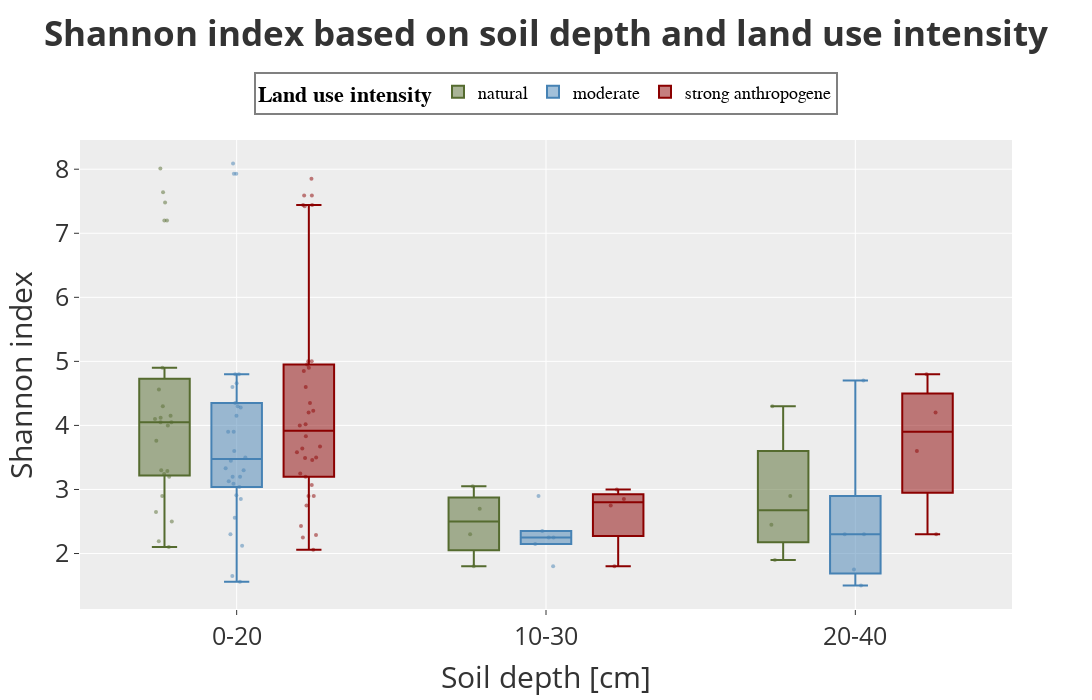

Here is the notebook cell this chart was saved with:
### Code cell
val = 'shannon_index'
valName = 'Shannon index'
out_Dir = os.path.join(BASE_DIR, f'{val}/')

fig = px.box(
    df,
    x="soilDepthClass",
    y=val,
    color="land_use_type",
    points="all",  
    color_discrete_map=landUseTypeColorDict,
)

fig.update_layout(
    margin=dict(t=140),
    boxmode="group", 
    legend=dict(
        x=0.5,
        y=1.1,
        xanchor="center",
        yanchor="middle",
        orientation="h",
        title_text=f"<b>Land use intensity</b>",
        bgcolor="white",
        bordercolor="gray",
        borderwidth=2,
        font=dict(family="Courier", size=18, color="black"),
    ),
    template='ggplot2',
    title=dict(
        text=f"<b>{valName} based on soil depth and land use intensity</b>",
        x=0.5,
        y=0.97,
        xanchor="center"
    ),
    height=700,
    width=1200,
    font=dict(size=25),
)

fig.update_xaxes(
    title_text='Soil depth [cm]',
    tickfont=dict(size=25),
    categoryorder="array",
    categoryarray=["0-20", "10-30", "20-40"]
)

fig.update_yaxes(
    title_text=valName,
    tickfont=dict(size=25)
)

fig.update_traces(
    marker=dict(size=4, opacity=0.5),
    jitter=0.5,pointpos=0 
)

filename = f'land_use_type_2_soil_depth_{val}_box'

fig.write_image(os.path.join(out_Dir, f'{filename}.png'))
fig.write_html(os.path.join(out_Dir, f'{filename}.html'))

fig.show()

### Figure 1 — Plotly figure (JSON) as saved in the notebook; plotly's stock layout.template omitted (floating-point values rounded to 4 significant figures)
{"data": [{"alignmentgroup": "True", "boxpoints": "all", "hovertemplate": "land_use_type=natural<br>soilDepthClass=%{x}<br>shannon_index=%{y}<extra></extra>", "jitter": 0.5, "legendgroup": "natural", "marker": {"color": "darkolivegreen", "opacity": 0.5, "size": 4}, "name": "natural", "notched": false, "offsetgroup": "natural", "orientation": "v", "pointpos": 0, "showlegend": true, "type": "box", "x": ["0-20", "0-20", "0-20", "10-30", "10-30", "10-30", "20-40", "20-40", "20-40", "0-20", "0-20", "0-20", "0-20", "0-20", "0-20", "0-20", "0-20", "0-20", "0-20", "0-20", "20-40", "0-20", "0-20", "0-20", "0-20", "0-20", "0-20", "0-20", "0-20", "0-20", "0-20", "10-30", "0-20", "0-20", "0-20", "0-20", "0-20", "0-20", "0-20"], "x0": " ", "xaxis": "x", "y": [2.5, 2.1, 3.2, 2.3, 2.7, 3.05, 1.9, 2.45, 2.9, 2.19, 3.29, 2.9, 3.24, 4.56, 3.76, 4.15, 2.65, 4.0, 3.3, 4.9, 4.3, 7.2, 7.2, NaN, 4.1, 4.3, 4.05, 4.05, NaN, NaN, NaN, 1.8, 8.01, 7.48, 7.64, 4.12, NaN, NaN, NaN], "y0": " ", "yaxis": "y"}, {"alignmentgroup": "True", "boxpoints": "all", "hovertemplate": "land_use_type=moderate<br>soilDepthClass=%{x}<br>shannon_index=%{y}<extra></extra>", "jitter": 0.5, "legendgroup": "moderate", "marker": {"color": "steelblue", "opacity": 0.5, "size": 4}, "name": "moderate", "notched": false, "offsetgroup": "moderate", "orientation": "v", "pointpos": 0, "showlegend": true, "type": "box", "x": ["0-20", "0-20", "0-20", "0-20", "0-20", "10-30", "10-30", "10-30", "10-30", "10-30", "20-40", "20-40", "20-40", "20-40", "0-20", "0-20", "0-20", "0-20", "0-20", "0-20", "0-20", "0-20", "0-20", "0-20", "0-20", "0-20", "0-20", "0-20", "20-40", "0-20", "0-20", "0-20", "0-20", "0-20", "0-20", "0-20", "0-20", "0-20", "0-20", "0-20", "10-30", "0-20", "0-20", "0-20", "0-20", "0-20", "0-20", "0-20", "0-20", "0-20", "0-20"], "x0": " ", "xaxis": "x", "y": [2.3, 3.3, 3.2, 2.85, 3.2, 2.25, 2.15, 2.35, 2.9, 2.25, 1.5, 2.3, 1.75, 2.3, 1.65, 1.56, 2.12, 3.04, 2.91, 4.66, 4.15, 3.9, 3.45, 2.56, 3.13, 3.5, 3.9, 4.8, 4.7, 7.93, 7.93, 4.35, 4.28, 3.6, 4.6, 4.8, 4.3, NaN, NaN, NaN, 1.8, 8.09, 3.09, 3.33, NaN, NaN, NaN, NaN, NaN, NaN, NaN], "y0": " ", "yaxis": "y"}, {"alignmentgroup": "True", "boxpoints": "all", "hovertemplate": "land_use_type=strong anthropogene<br>soilDepthClass=%{x}<br>shannon_index=%{y}<extra></extra>", "jitter": 0.5, "legendgroup": "strong anthropogene", "marker": {"color": "darkred", "opacity": 0.5, "size": 4}, "name": "strong anthropogene", "notched": false, "offsetgroup": "strong anthropogene", "orientation": "v", "pointpos": 0, "showlegend": true, "type": "box", "x": ["0-20", "0-20", "0-20", "10-30", "10-30", "10-30", "20-40", "0-20", "0-20", "0-20", "0-20", "0-20", "0-20", "0-20", "0-20", "0-20", "0-20", "0-20", "0-20", "0-20", "0-20", "0-20", "0-20", "0-20", "0-20", "20-40", "0-20", "20-40", "0-20", "20-40", "0-20", "0-20", "0-20", "0-20", "0-20", "0-20", "0-20", "0-20", "0-20", "0-20", "0-20", "10-30", "0-20", "0-20", "0-20", "0-20", "0-20", "0-20", "0-20", "0-20", "0-20", "0-20"], "x0": " ", "xaxis": "x", "y": [2.75, 2.25, 2.9, 2.75, 3.0, 2.85, 2.3, 2.9, 2.43, 2.06, 3.07, 3.25, 4.85, 4.95, 3.49, 4.35, 3.83, 3.58, 2.29, 3.46, 3.64, 3.2, 3.5, 4.2, 5.0, 4.8, 4.0, 3.6, 4.9, 4.2, 7.59, 7.59, 7.44, 7.44, 4.23, NaN, 5.0, 4.6, NaN, NaN, NaN, 1.8, 7.42, 7.85, 4.02, 3.67, NaN, NaN, NaN, NaN, NaN, NaN], "y0": " ", "yaxis": "y"}], "layout": {"boxmode": "group", "font": {"size": 25}, "height": 700, "legend": {"bgcolor": "white", "bordercolor": "gray", "borderwidth": 2, "font": {"color": "black", "family": "Courier", "size": 18}, "orientation": "h", "title": {"text": "<b>Land use intensity</b>"}, "tracegroupgap": 0, "x": 0.5, "xanchor": "center", "y": 1.1, "yanchor": "middle"}, "margin": {"t": 140}, "title": {"text": "<b>Shannon index based on soil depth and land use intensity</b>", "x": 0.5, "xanchor": "center", "y": 0.97}, "width": 1200, "xaxis": {"anchor": "y", "categoryarray": ["0-20", "10-30", "20-40"], "categoryorder": "array", "domain": [0, 1], "tickfont": {"size": 25}, "title": {"text": "Soil depth [cm]"}}, "yaxis": {"anchor": "x", "domain": [0, 1], "tickfont": {"size": 25}, "title": {"text": "Shannon index"}}}}
